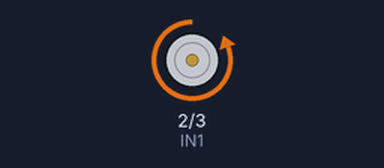
Recording of a sketch running on a simulated Arduino Uno, built with avr-gcc and run on an emulated ATmega328P. Parts: motor-driver pin pairs drawn as motors (green arrow = first pin HIGH = forward, orange = second pin HIGH = backward, longer = more drive, scaled by the enable pin).

Above: at 1.5 s.
At 6.5 s:
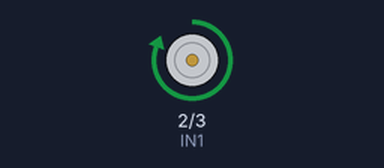
At 9.0 s:
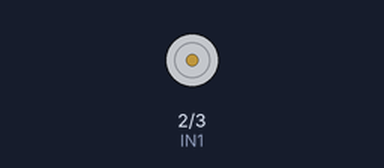
Timing chart, 0 to 13.0 s (numbered marks = the images above):
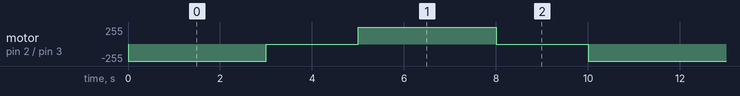

Measured:
- by itself, motor on pin 2 (IN1) / pin 3 (IN2): repeats every 10.0 s: stopped 2.0 s, forward 255/255 3.0 s, stopped 2.0 s, backward 255/255 3.0 s

The sketch:

motorDriverTest.ino
```cpp
int IN1 = 2;
int IN2 = 3;
int ENA = 5;

void setup() {
  // put your setup code here, to run once:
  pinMode(IN1, OUTPUT);
  pinMode(IN2, OUTPUT);
  pinMode(ENA, OUTPUT);
}

void loop() {
  // put your main code here, to run repeatedly:
  digitalWrite(ENA, HIGH);
  digitalWrite(IN1, LOW);
  digitalWrite(IN2, HIGH);

  delay(3000);
  digitalWrite(ENA, LOW);
  delay(2000);
  digitalWrite(ENA, HIGH);
  digitalWrite(IN1, HIGH);
  digitalWrite(IN2, LOW);

  delay(3000);
  digitalWrite(ENA, LOW);
  delay(2000);

}
```
